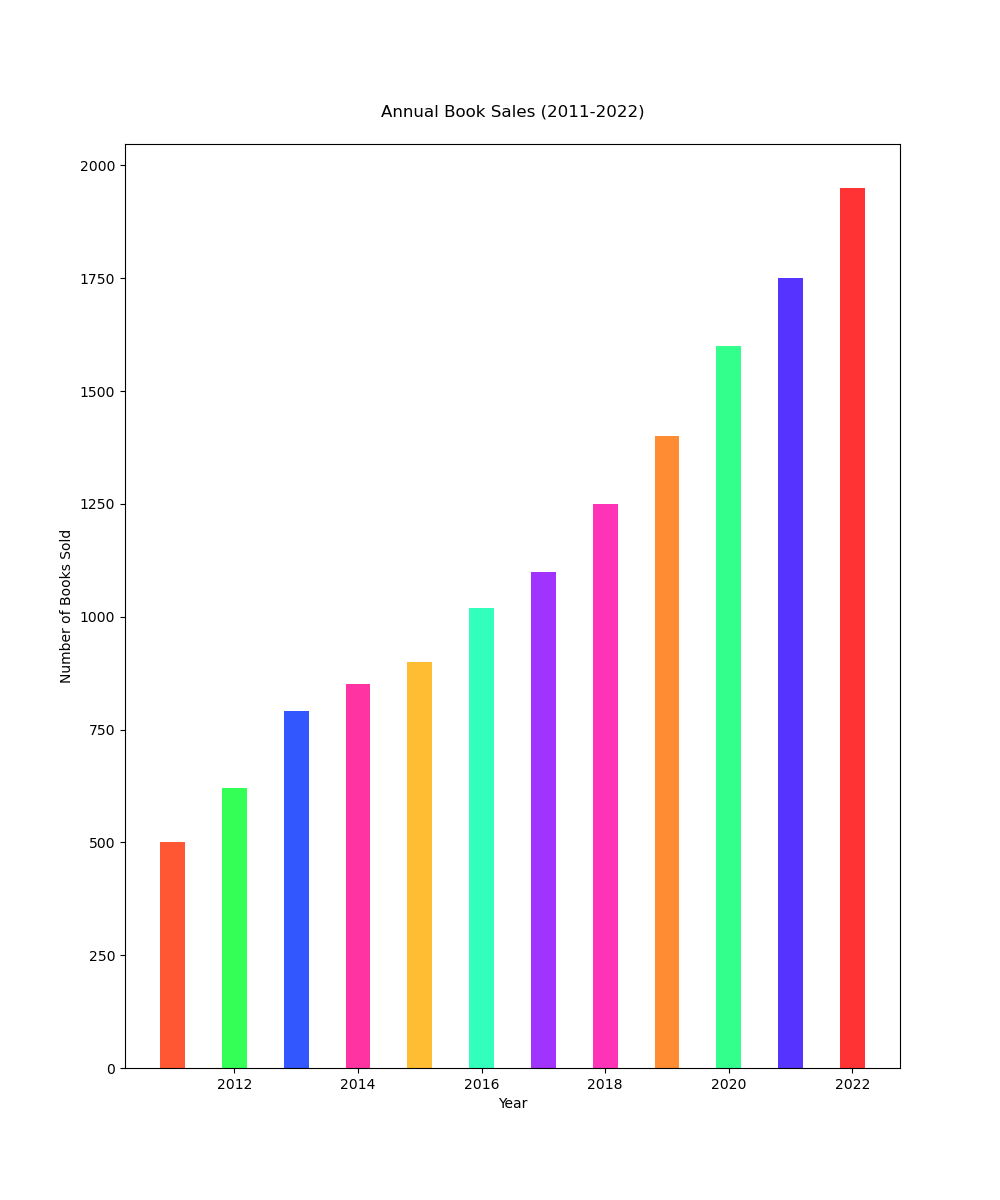

The script that drew this image:
import matplotlib.pyplot as plt

# Data
years = [
    2011, 2012, 2013, 2014, 2015,
    2016, 2017, 2018, 2019, 2020,
    2021, 2022
]
books_sold = [
    500, 620, 790, 850, 900,
    1020, 1100, 1250, 1400, 1600,
    1750, 1950
]

# Plot configuration
plt.figure(figsize=(10, 12))
bars = plt.bar(years, books_sold, width=0.4, color=[
    '#FF5733', '#33FF57', '#3357FF', '#FF33A1',
    '#FFBD33', '#33FFBD', '#A133FF', '#FF33B8',
    '#FF8C33', '#33FF8C', '#5733FF', '#FF3333'
])

# Axes labels and title
plt.ylabel('Number of Books Sold')
plt.xlabel('Year')
plt.title('Annual Book Sales (2011-2022)', pad=20)

# Show the plot
plt.show()
